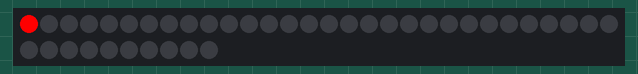
Simulated run of this sketch. Board: Teensy 4. Parts: 40 RGB LEDs in strip order, left to right, continuing on the next row.

Above: at 0.08 s.
At 4.07 s:
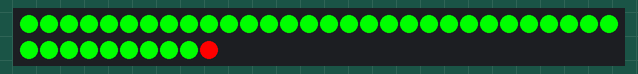
At 9.92 s:
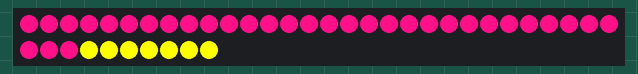
At 19.91 s:
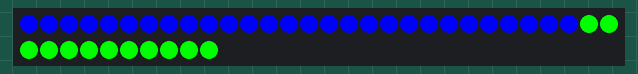
At 28.75 s:
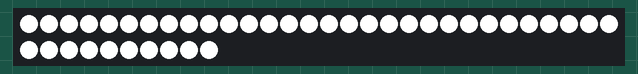
At 39.85 s:
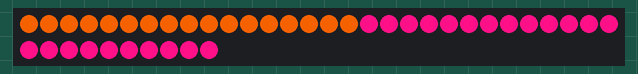

The sketch:

OctoStrandTest.ino
```cpp
#include <OctoWS2811.h>

#define NUM_LEDS 5

const int ledsPerStrip = NUM_LEDS;

DMAMEM int displayMemory[ledsPerStrip*6];
int drawingMemory[ledsPerStrip*6];
const int config = WS2811_GRB | WS2811_400kHz;

OctoWS2811 leds(ledsPerStrip, displayMemory, drawingMemory, config);


void setup() {
  leds.begin();
  leds.show();
}

#define RED    0xFF0000
#define GREEN  0x00FF00
#define BLUE   0x0000FF
#define YELLOW 0xFFFF00
#define PINK   0xFF1088
#define ORANGE 0xE05800
#define WHITE  0xFFFFFF

void loop() {
  int microsec = 2000000 / leds.numPixels();  // change them all in 2 seconds

  colorWipe(RED, microsec);
  colorWipe(GREEN, microsec);
  colorWipe(BLUE, microsec);
  colorWipe(YELLOW, microsec);
  colorWipe(PINK, microsec);
  colorWipe(ORANGE, microsec);
  colorWipe(WHITE, microsec);
} // end loop

void colorWipe(int color, int wait)
{
  for (int i=0; i < leds.numPixels(); i++) {
    leds.setPixel(i, color);
    leds.show();
    delayMicroseconds(wait);
  }
} // end colorWipe
```
